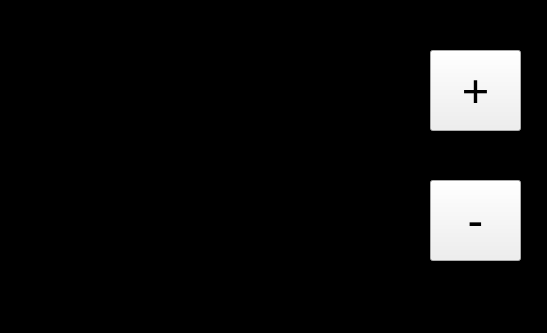
<?xml version="1.0" encoding="UTF-8"?>
<ui version="4.0">
 <class>Form</class>
 <widget class="QWidget" name="Form">
  <property name="geometry">
   <rect>
    <x>0</x>
    <y>0</y>
    <width>547</width>
    <height>333</height>
   </rect>
  </property>
  <property name="windowTitle">
   <string>Form</string>
  </property>
  <property name="styleSheet">
   <string notr="true">#Form{
background-color: rgb(0, 0, 0);
}</string>
  </property>
  <widget class="QPushButton" name="plus">
   <property name="geometry">
    <rect>
     <x>430</x>
     <y>50</y>
     <width>91</width>
     <height>81</height>
    </rect>
   </property>
   <property name="font">
    <font>
     <pointsize>35</pointsize>
    </font>
   </property>
   <property name="text">
    <string>+</string>
   </property>
  </widget>
  <widget class="QPushButton" name="minus">
   <property name="geometry">
    <rect>
     <x>430</x>
     <y>180</y>
     <width>91</width>
     <height>81</height>
    </rect>
   </property>
   <property name="font">
    <font>
     <pointsize>35</pointsize>
    </font>
   </property>
   <property name="text">
    <string>-</string>
   </property>
  </widget>
  <widget class="QLabel" name="label">
   <property name="geometry">
    <rect>
     <x>80</x>
     <y>100</y>
     <width>311</width>
     <height>111</height>
    </rect>
   </property>
   <property name="font">
    <font>
     <family>Neue Haas Grotesk Text Pro Medi</family>
     <pointsize>73</pointsize>
    </font>
   </property>
   <property name="styleSheet">
    <string notr="true">color: rgb(0, 170, 255);</string>
   </property>
   <property name="text">
    <string/>
   </property>
  </widget>
 </widget>
 <resources/>
 <connections/>
</ui>
